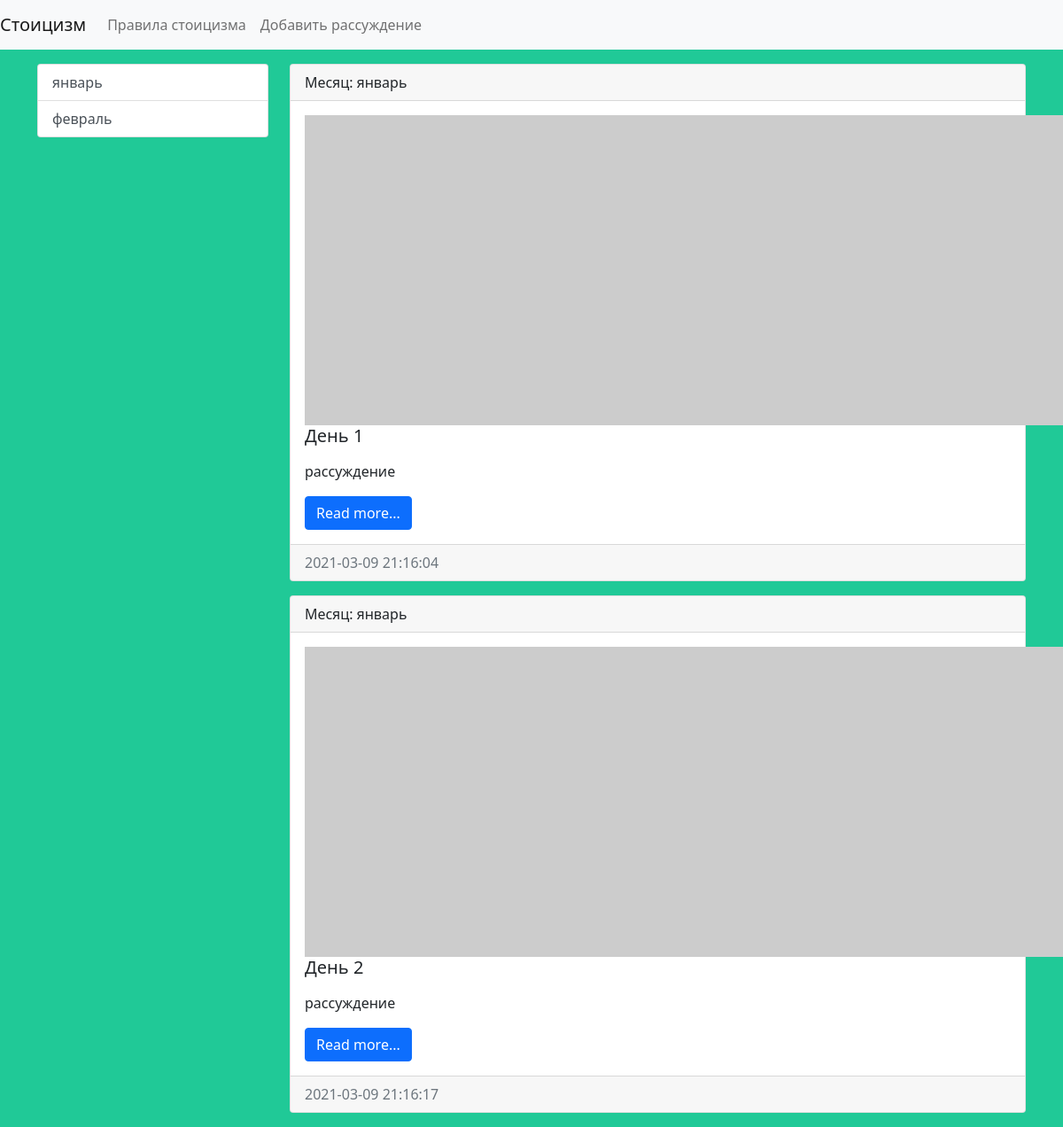
The app's page /month/1/, older data.
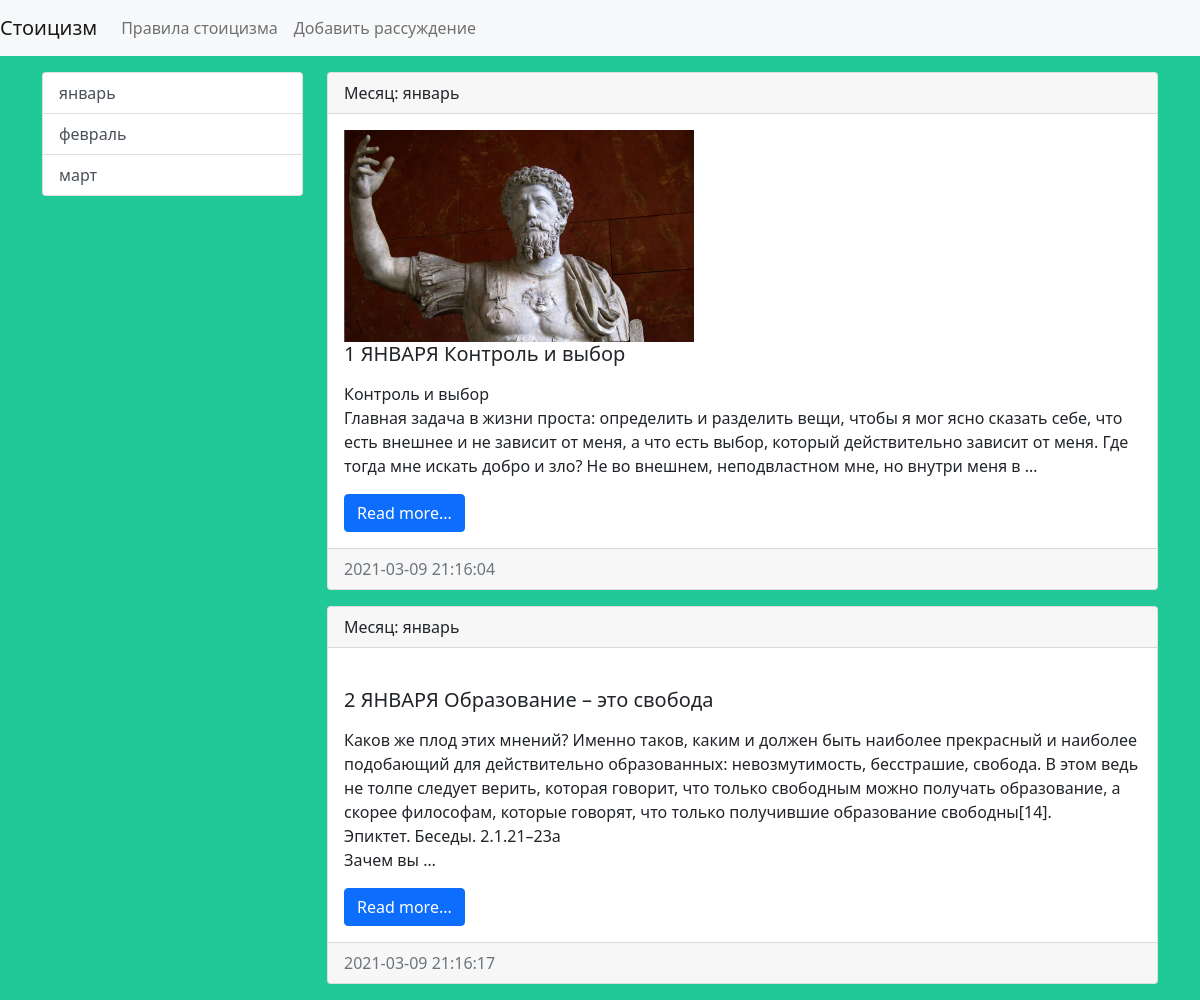
The same page, newer data.
### stoic/models.py (models this page shows, shortened)
class Month(models.Model):
    title = models.CharField(max_length=150, db_index=True, verbose_name='Наименование месяца')
    def get_absolute_url(self):
        return reverse('month', kwargs={"month_id": self.pk})
    def __str__(self):
        return self.title
    class Meta:
        verbose_name = 'Месяц'
        verbose_name_plural = 'Месяцы'
        ordering = ['id']

class Stoic(models.Model):
    title = models.CharField(max_length=150, verbose_name='Заголовок')
    content = models.TextField(blank=True, verbose_name='Контент')
    created_at = models.DateTimeField(auto_now_add=True, verbose_name='Дата публикации')
    updated_at = models.DateTimeField(auto_now=True, verbose_name='Обновлено')
    photo = models.ImageField(upload_to='photos/%Y/%m/%d/', verbose_name='Изображение', blank=True)
    is_published = models.BooleanField(default=True, verbose_name='Опубликовано')
    month = models.ForeignKey('Month', on_delete=models.PROTECT, null=True, verbose_name='Месяц')
    class Meta:
        verbose_name = 'Высказывание'
        verbose_name_plural = 'Дни'
        ordering = ['id']

### stoic/views.py (the view)
# urls.py: path('month/<int:month_id>/', get_month, name='month'),
def get_month(request, month_id):
    stoic = Stoic.objects.filter(month_id=month_id)
    month = Month.objects.get(pk=month_id)
    return render(request, 'stoic/month.html', {'stoic': stoic, 'month': month})

### stoic/templatetags/stoic_tags.py (called while the page is built)
@register.inclusion_tag('stoic/list_months.html')
def show_months(arg1='Hello', arg2='world'):
    months = Month.objects.all()
    return {"months": months, "arg1": arg1, "arg2": arg2}

### stoic/templates/stoic/month.html (shortened to what this page needs)
{% extends 'base.html' %}
{% block sidebar %}
{% include 'inc/_sidebar.html' %}
{% endblock %}
{% block content %}
{% for item in stoic %}
<div class="card mb-3">
    <div class="card-header">
         Месяц: {{ item.month }}
    </div>
    <div class="card-body">
        <div class="media">
            {% if item.photo %}
            <img src="{{ item.photo.url }}" alt="" width="350" class="mr-3">
            {% else %}
            <img src="https://picsum.photos/id/1060/350/235/?blur=2" alt="" class="mr-3">
            {% endif %}
            <div class="media-body">
                <h5 class="card-title">{{ item.title }}</h5>
                <p class="card-text">{{ item.content|safe|linebreaks|truncatewords:50 }}</p>
                <a href="#" class="btn btn-primary">Read more...</a>
            </div>
        </div>
    </div>
    <div class="card-footer text-muted">
        {{ item.created_at|date:"Y-m-d H:i:s" }}
    </div>
</div>
{% endfor %}
{% endblock %}

### templates/base.html (shortened to what this page needs)
{% load static %}
<!doctype html>
<html lang="en">
<head>
    <link rel="stylesheet" href="{% static 'bootstrap/css/bootstrap.min.css' %}">
    <link rel="stylesheet" href="{% static 'css/style.css' %}">
</head>
<body>
{% include 'inc/_nav.html' %}
<div class="container mt-3">
    <div class="row">
        <div class="col-md-3">
            {% block sidebar %}SIDEBAR{% endblock %}
        </div>
        <div class="col-md-9">
            {% block content %}CONTENT{% endblock %}
        </div>
    </div>
</div>
</body>
</html>

### templates/inc/_nav.html (shortened to what this page needs)
<nav class="navbar navbar-expand-lg navbar-light bg-light">
    <a class="navbar-brand" href="{% url 'home' %}">Стоицизм</a>
    <div class="collapse navbar-collapse" id="navbarSupportedContent">
        <ul class="navbar-nav mr-auto">
            <li class="nav-item"><a class="nav-link" href="{% url 'home' %}">Правила стоицизма</a></li>
            <li class="nav-item"><a class="nav-link" href="{% url 'add_stoic' %}">Добавить рассуждение</a></li>
        </ul>
    </div>
</nav>

### templates/inc/_sidebar.html (shortened to what this page needs)
{% load stoic_tags %}
{% show_months %}

### stoic/templates/stoic/list_months.html
<div class="list-group">
    {% for item in months %}
    <a href="{{ item.get_absolute_url }}" class="list-group-item list-group-item-action">{{ item.title }}</a>
    {% endfor %}
</div>

### stoic_app/static/css/style.css (style rules this page uses)
body { background-color: #20c997; }

Row changes from the older to the newer data that the page shows:
added Month: title "март"
changed Stoic: photo: picture added; title "День 1" → "1 ЯНВАРЯ Контроль и выбор"; content "рассуждение" → "Контроль и выбор Главная задача в жизни проста: определить и разделить вещи, чтобы я мог ясно сказать себе, что есть внешнее и не зависит от меня, а что есть выбор, который действительно зависит от меня. Где тогда мне искать добро и зло? Не во внешнем, неподвластном мне, но внутри меня в …"
changed Stoic: title "День 2" → "2 ЯНВАРЯ Образование – это свобода"; content "рассуждение" → "Каков же плод этих мнений? Именно таков, каким и должен быть наиболее прекрасный и наиболее подобающий для действительно образованных: невозмутимость, бесстрашие, свобода. В этом ведь не толпе следует верить, которая говорит, что только свободным можно получать образование, а скорее философам, которые говорят, что только получившие образование свободны[14]. Эпиктет. Беседы. 2.1.21–23а Зачем вы …"; photo: picture removed
